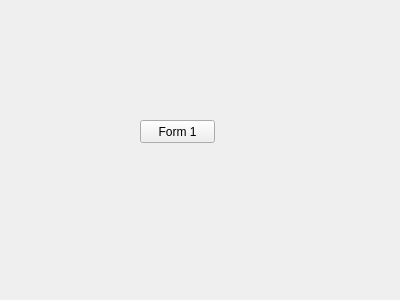
<?xml version="1.0" encoding="UTF-8"?>
<ui version="4.0">
 <class>Form</class>
 <widget class="QWidget" name="Form">
  <property name="geometry">
   <rect>
    <x>0</x>
    <y>0</y>
    <width>400</width>
    <height>300</height>
   </rect>
  </property>
  <property name="windowTitle">
   <string>Form</string>
  </property>
  <widget class="QPushButton" name="pushButton">
   <property name="geometry">
    <rect>
     <x>140</x>
     <y>120</y>
     <width>75</width>
     <height>23</height>
    </rect>
   </property>
   <property name="text">
    <string>Form 1</string>
   </property>
  </widget>
 </widget>
 <resources/>
 <connections/>
</ui>
